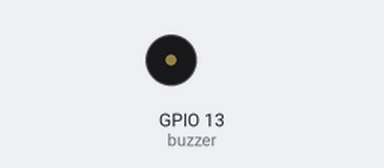
Bench run of a program on a simulated ESP32 board running MicroPython. Parts: buzzer (waves = sounding). At 1.7 s the program stops and its outputs stay as they are.

Above: at 0.45 s.
At 1.65 s:
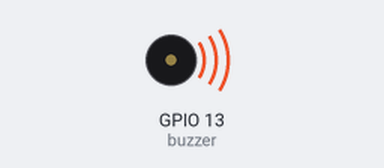
Timing chart, 0 to 3.2 s (numbered marks = the images above):
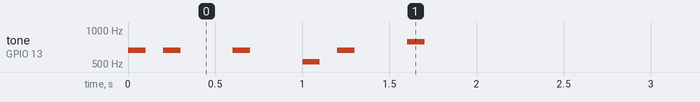

Measured:
- by itself, tone on GPIO 13 (buzzer): plays 659 Hz for 0.10 s, 659 Hz for 0.10 s, 659 Hz for 0.10 s, 523 Hz for 0.10 s, 659 Hz for 0.10 s, 784 Hz for 0.10 s

The program:

background_play.py
```python
from machine import Pin, PWM, Timer
import time

buzzer = PWM(Pin(13))

pitches = {
    'C5':523,
    'D5':587,
    'E5':659,
    'F5':698,
    'G5':784,
    'A5':880,
    'B5':988,
    'S':0
}

melody = (
    ('E5',100),('S',100),('E5',100),('S',300),('E5',100),('S',300),
    ('C5',100),('S',100),('E5',100),('S',300),('G5',100)
)

tim = Timer(-1)
index = 0

def play(t):
    global melody, pitches, buzzer, tim, index
    if index > 10:
        buzzer.deinit()
    else:
        tone, tempo = melody[index]
        if tone == 'S':
            buzzer.duty(0)
        else:
            buzzer.duty(900)
            buzzer.freq(pitches[tone])

        index = index + 1
        tim.init(period=tempo, mode=Timer.ONE_SHOT, callback=play)

tim.init(period=1, mode=Timer.ONE_SHOT, callback=play)
```
